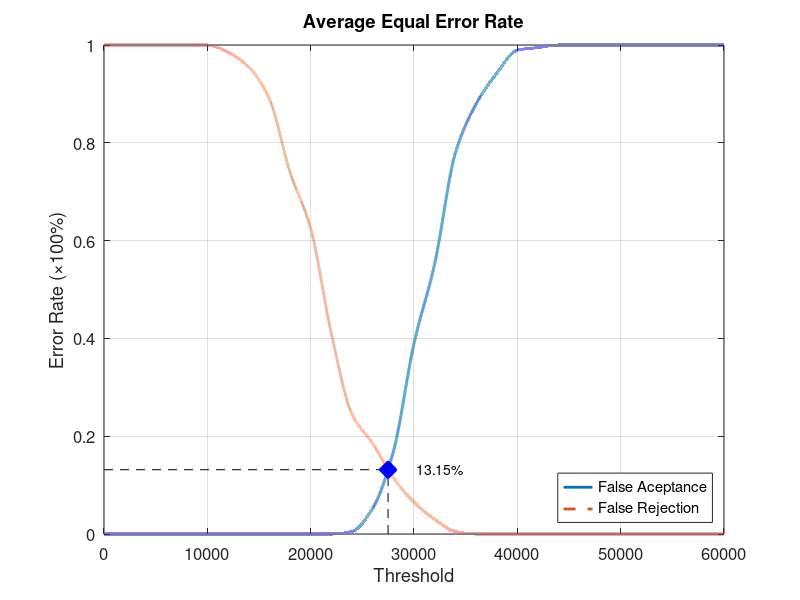
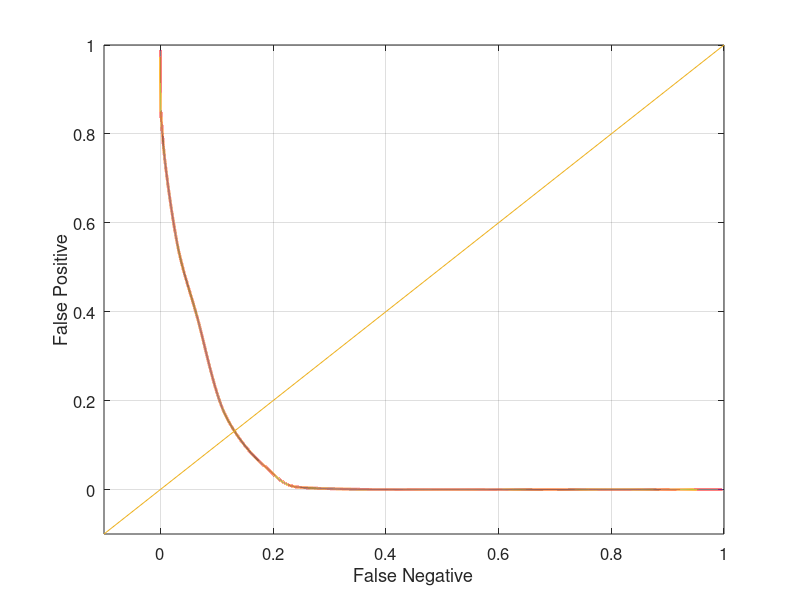

These figures' MATLAB source, in order:
function yEER = Database4_3
close all;
clear;
clc;
x = 0:2000:60000;
xq = 0:0.5:60000;

y0 = [0 0 0 0 0 0 0 0 0 0 0 0 0.00526316 0.0526316 0.168421 0.389474 0.552632 0.778947 0.878947 0.942105 0.989474 0.994737 1 1 1 1 1 1 1 1 1];
yy0 = interp1(x, y0, xq, 'pchip');
y1 = [1 1 1 1 1 1 0.985 0.955 0.89 0.74 0.625 0.41 0.245 0.185 0.115 0.065 0.03 0.005 0 0 0 0 0 0 0 0 0 0 0 0 0];
yy1 = interp1(x, y1, xq, 'pchip');

% Calculating EER: 
y2 = abs(y0 - y1);
find(y2 == min(y2))
yy2 = abs(yy0 - yy1);
xEER = find(yy2 == min(yy2));
xEERIndex = xq(xEER) % X-axis EER
yEER = yy0(xEER) % Y-axis EER

main = figure
plot(xq, yy0,'-','LineWidth', 2);	hold on
plot(xq, yy1,'--','LineWidth', 2);	hold on
plot([xEERIndex xEERIndex], [0 yEER], 'k--');	hold on
plot([0 xEERIndex], [yEER yEER], 'k--');	hold on
plot(xEERIndex, yEER, 'bx', 'LineWidth', 10);	hold on
text(xEERIndex + 10 * xEERIndex / 100, yEER, [num2str(round((10000 * yEER)) / 100) '%'])
legend('False Aceptance', 'False Rejection', 'Location', 'SouthEast')
xlabel('Threshold')
ylabel('Error Rate (\times100%)')
title('Average Equal Error Rate')
set(gca, 'FontSize', 12)
axis([0 60000 0 1])
grid on

print(main, 'Database4_3Main', '-dpng');
FNRxFPR = figure('Color', [1 1 1]);
plot(yy1, yy0, '-', yy1, yy0, 'LineWidth', 2);
hold on
y = -0.1:0.1:1
plot(y, y); 
set(gca, 'FontSize', 12)
xlabel('False Negative')
ylabel('False Positive')
axis([-0.1 1 -0.1 1])
set(gca, 'FontSize', 12)
grid on

print(FNRxFPR, 'Database4_3FNRxFPR','-dpng');
end
